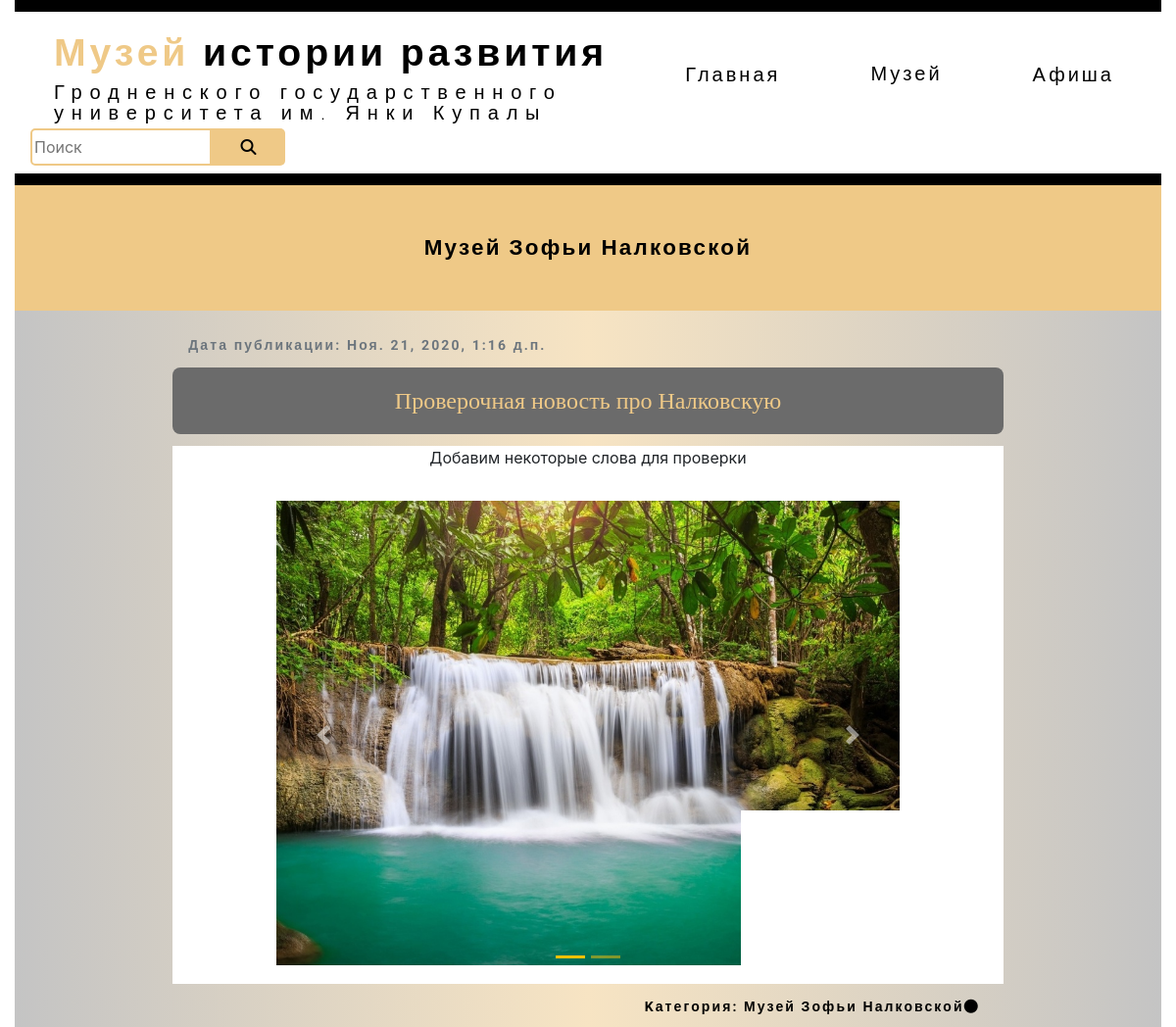
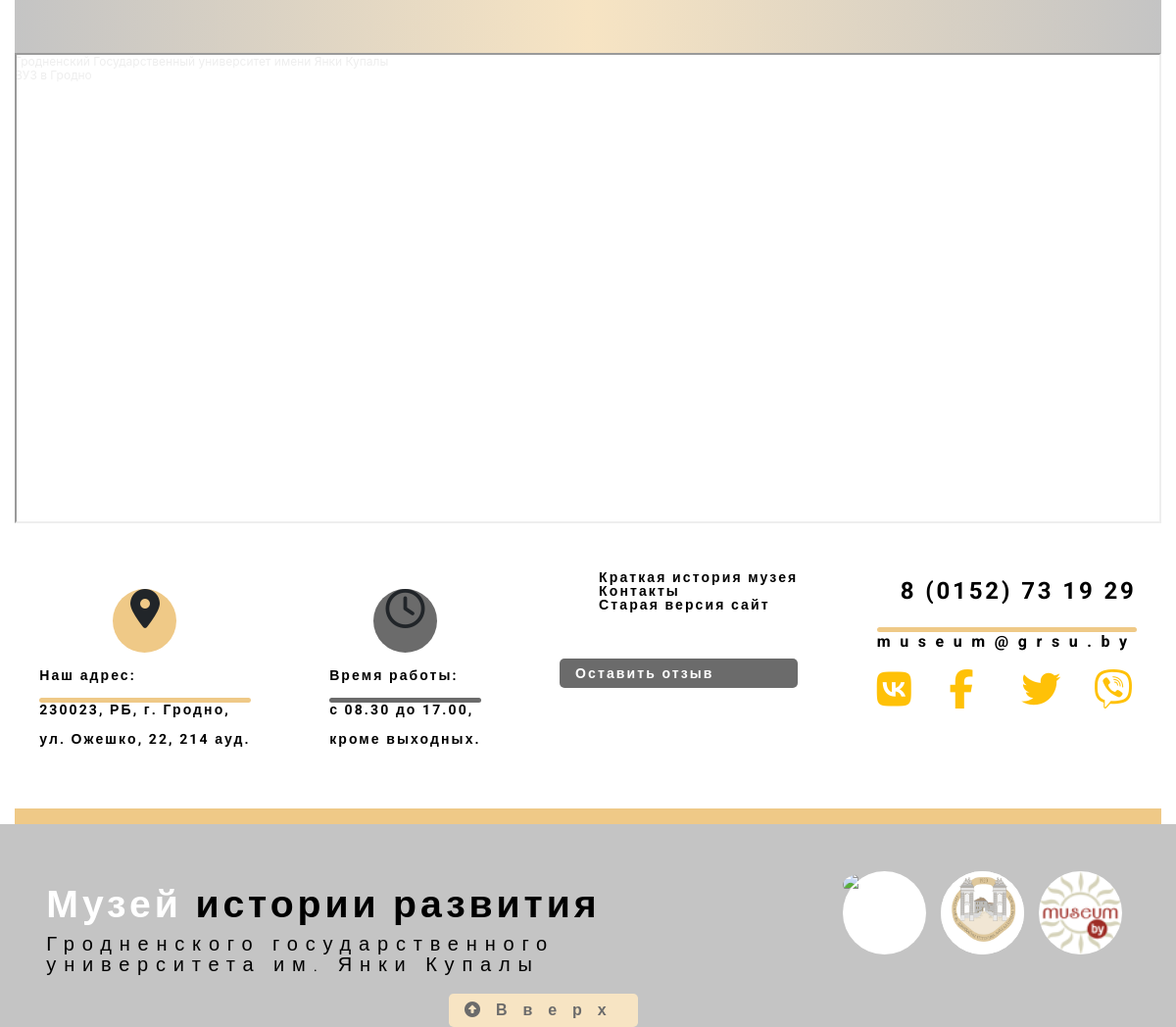
The page /museumNal/ on the database its author committed (2 pictures, top to bottom).
### museum/models.py (models this page shows, shortened)
class New(models.Model):
    objects = NewManager()
    title = models.TextField("Название новости")
    text = RichTextField("Описание Новости")
    date = models.DateTimeField("Дата Публикации")
    category = models.ForeignKey(Category, null=True, on_delete=models.SET_NULL)
    class Meta:
        verbose_name = "Новость"
        verbose_name_plural = "Новости"

class NewImage(models.Model):
    image = models.ImageField("Картинка", upload_to='media/%Y/%m/%d/', blank=True)
    new = models.ForeignKey(New, null=True, on_delete=models.SET_NULL, verbose_name="Новость")
    class Meta:
        verbose_name = "Картинки для новости"
        verbose_name_plural = "Картинки для новости"

class Category(models.Model):
    nameCategory = models.CharField("Название категории", max_length=100)
    def __str__(self):
        return self.nameCategory

### museum/views.py (the view)
# urls.py: path('museumNal/', views.museumNal, name='museumNal'),
def museumNal(request):
    museumNal = New.objects.MuseumNal()
    pl = paginationPage(request, museumNal, '/museumNal/')
    page, paginator = pl[0], pl[1]
    return render(request, 'museum/museum-category/MuseumNalkovskoi.html',
                  {
                      'museumNal': page.object_list,
                      'paginator': paginator,
                      'page': page
                  })

### museum/models.py (called while the page is built)
    def MuseumNal(self):
        return self.filter(category_id=5).order_by('-date')

### museum/views.py (called while the page is built)
def paginationPage(request, item, url):
    page = request.GET.get('page', 1)
    limit = 2
    paginator = Paginator(item, limit)
    paginator.baseurl = url + '?page='
    page = paginator.page(page)
    pl = [page, paginator]
    return pl

### templates/museum/museum-category/MuseumNalkovskoi.html (shortened to what this page needs)
{% extends 'base.html' %}
{% block content %}
    <div class="container-fluid ">
        <div class="marginLineNew d-flex justify-content-center align-items-center ">
            <div class="museumWordBlack">
                Музей Зофьи Налковской
            </div>
        </div>
    </div>
    <section class="container-fluid">
        {% for el in museumNal %}
           <div class="card-body background-news">
                <div class="card-title text-center">
                    <div class="d-flex w-100 justify-content-center">
                        <div class="d-flex w-75 justify-content-start pl-3 text-muted text-footer pt-2 pb-3">Дата
                            публикации: {{ el.date }}</div>
                    </div>
                    <div class="d-flex w-100 justify-content-center">
                        <div class="text-title w-75 py-3">{{ el.title }}</div>
                    </div>
                </div>
                <div class="w-100 d-flex justify-content-center">
                    <div class="row bg-white w-75 d-flex justify-content-center">
                        <div class="card-text text-justify px-5">{{ el.text|safe }}</div>
                    </div>
                </div>
                <div class="w-100 d-flex justify-content-center">
                    <div class="row w-75 bg-white d-flex justify-content-center">
                        <div class="carousel slide d-block w-75 py-3" id="_i{{ el.id }}" data-ride="carousel">
                            <ol class="carousel-indicators ">
                                {% for im in el.newimage_set.all %}
                                    {% if forloop.first %}
                                        <li data-target="#_i{{ el.id }}" data-slide-to="{{ forloop.counter0 }}"
                                            class="active bg-warning"></li>
                                    {% else %}
                                        <li data-target="#_i{{ el.id }}" data-slide-to="{{ forloop.counter0 }}"
                                            class="bg-warning"></li>
                                    {% endif %}
                                {% endfor %}
                            </ol>
                            <div class="carousel-inner" role="listbox">
                                {% for im in el.newimage_set.all %}
                                    {% if forloop.first %}
                                        <div class="carousel-item active"> {% if im.image %}
                                            <img class="d-block text-center w-100 " src='{{ im.image.url }}'
                                                 alt="Image">
                                        {% endif %}</div>
                                    {% else %}
                                        <div class="carousel-item"> {% if im.image %}
                                            <img class="d-block text-center w-100 " src='{{ im.image.url }}'
                                                 alt="Image">
                                        {% endif %}</div>
                                    {% endif %}
                                {% endfor %}
                            </div>
                            <a class="carousel-control-prev" href="#_i{{ el.id }}" role="button" data-slide="prev">
                                <span class="carousel-control-prev-icon" aria-hidden="true"></span>
                            </a>
                            <a class="carousel-control-next" href="#_i{{ el.id }}" role="button" data-slide="next">
                                <span class="carousel-control-next-icon" aria-hidden="true"></span>
                            </a>
                        </div>
                    </div>
                </div>
                <div class="pt-3">
                    <div class="d-flex w-100 justify-content-center align-items-center ">
                        <div class="text-footer w-75 justify-content-end pr-4">
                            Kатегория: {{ el.category }} <i class="fas fa-circle ba"></i>
                        </div>
                    </div>
                </div>
            </div>
        {% endfor %}
        {% include 'include/pagination.html' %}
    </section>
{% endblock %}

### static/museum/css/indexAndBase.css (style rules this page uses)
body { font-size: 100%; }
a { text-decoration: none; color: black; }
.museumWordBlack { font-family: Roboto, sans-serif; font-style: normal; font-weight: 900; font-size: 1.4em; letter-spacing: 0.1em; color: black; }
.marginLineNew { height: 16vh; background: #EFC987; }
.text-footer { font-family: Roboto, sans-serif; font-style: normal; font-weight: bold; font-size: 0.875em; line-height: 1em; display: flex; align-items: center; letter-spacing: 0.15em; color: #000000; }

### static/museum/css/news.css (style rules this page uses)
.text-title { font-family: 'Palatino Linotype', 'Book Antiqua3', Palatino6, serif; font-size: 1.5em; background: #6B6B6B; border-radius: 8px; color: #EFC987; }
.background-news { background: rgb(196, 196, 196); background: linear-gradient(90deg, rgba(196, 196, 196, 1) 0%, rgba(247, 228, 195, 1) 50%, rgba(196, 196, 196, 1) 100%); }
.text-justify { text-align: justify; }

### static/museum/css/calendar.css (style rules this page uses)
* { box-sizing: border-box; }

### rows shown on the page
New: date "Ноя. 21, 2020, 1:16 д.п.", title "Проверочная новость про Налковскую", text "Добавим некоторые слова для проверки", category "Музей Зофьи Налковской"
NewImage: image (picture)
